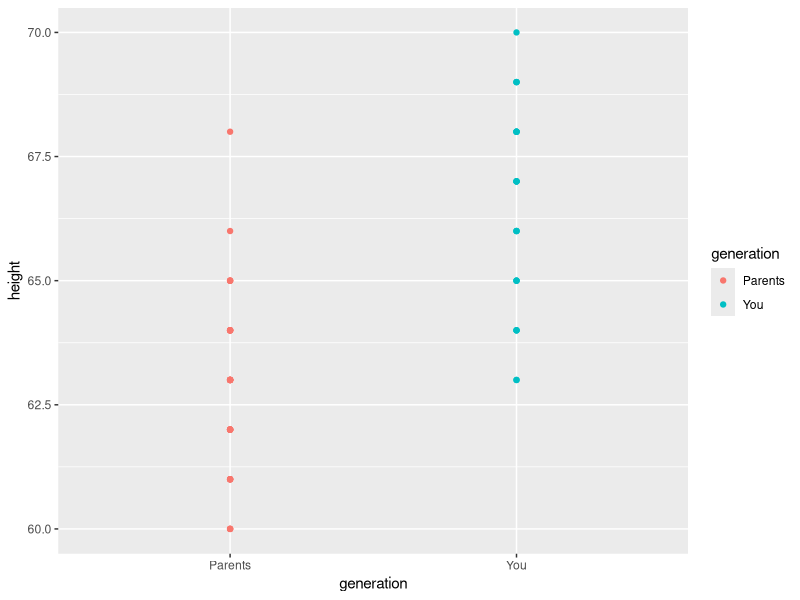
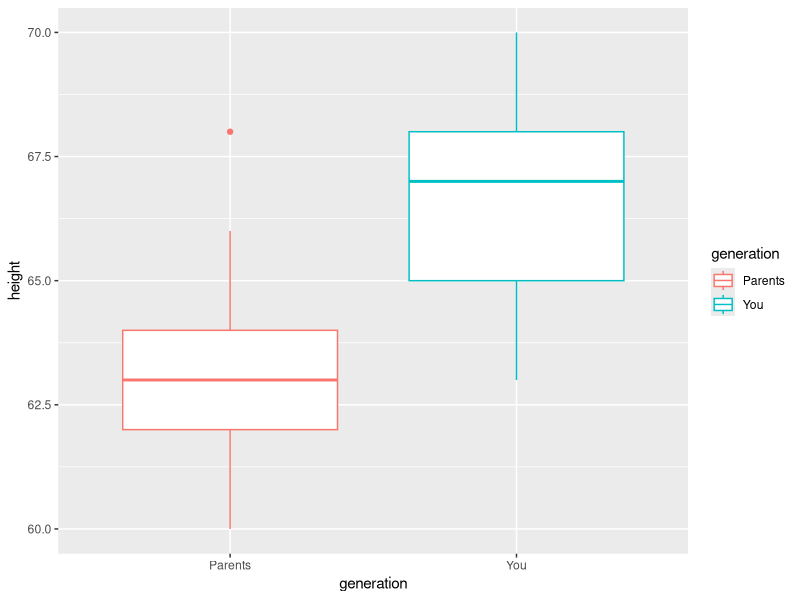

The R script that drew these images, in order:
## ---- chunk 1
library(tidyverse)
heights <- read_csv("data/heights_sorted.csv")
## ---- chunk 2
ggplot(heights, mapping = aes(generation, height,  color=generation)) + geom_point()
## ---- chunk 3
ggplot(heights, mapping = aes(generation, height,  color=generation)) + geom_boxplot()
## ---- chunk 4

heights %>% 
group_by(generation) %>% 
summarize(mean_hgt = mean(height))

## ---- chunk 5
heights %>% 
group_by(generation) %>% 
ungroup %>%
summarise(pval = chisq.test(height, generation)$p.value)

